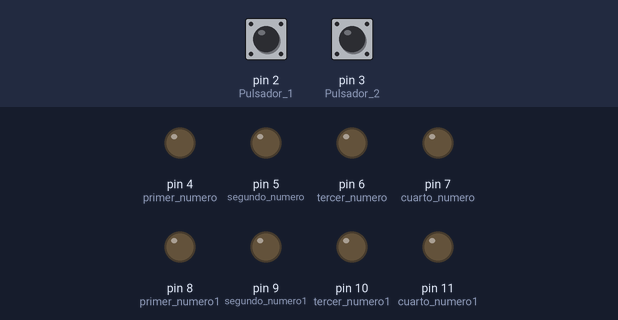
A sketch run on a simulated Arduino Uno, built with avr-gcc and run on an emulated ATmega328P. Shown: output pins drawn as LEDs (lit = HIGH). Inputs (shaded band) come from the test bench; at power-on: pin 2 (Pulsador_1) LOW, pin 3 (Pulsador_2) HIGH.

Above: at 1.2 s.
1.3 s: pin 2 (Pulsador_1) pulled HIGH for 0.15 s
At 2.3 s:
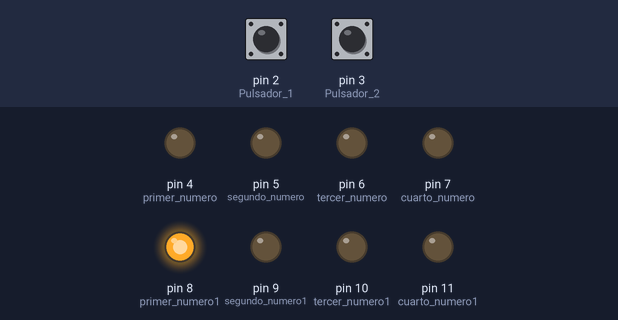
2.9 s: pin 2 (Pulsador_1) pulled HIGH for 1 s
At 3.5 s:
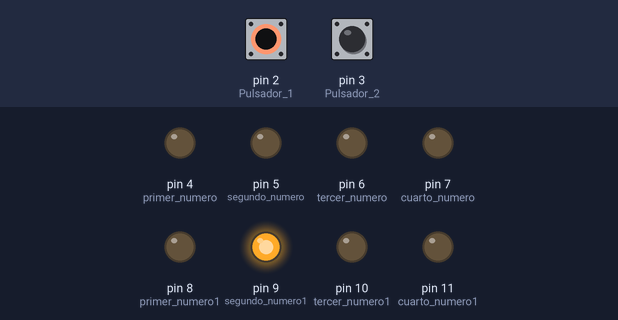
5.4 s: pin 2 (Pulsador_1) pulled HIGH for 0.15 s
At 6.6 s:
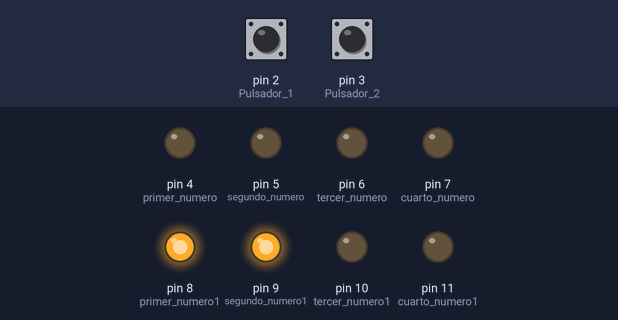
7.0 s: pin 2 (Pulsador_1) pulled HIGH for 3.2 s
At 7.9 s:
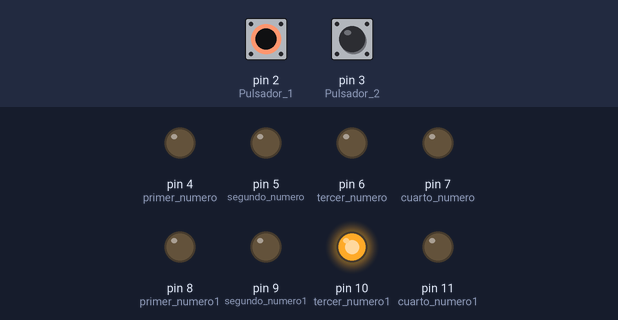
11.7 s: pin 2 (Pulsador_1) pulled HIGH for 0.15 s
At 12.6 s:
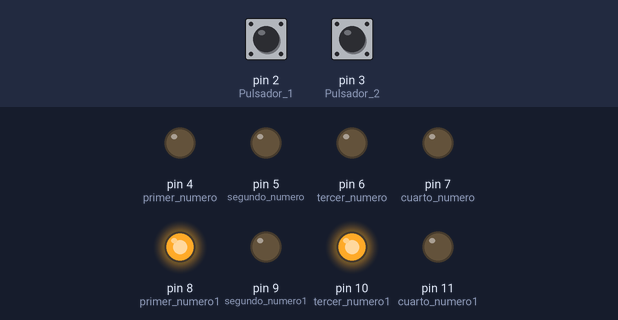
13.3 s: pin 2 (Pulsador_1) pulled HIGH for 1 s
At 13.9 s:
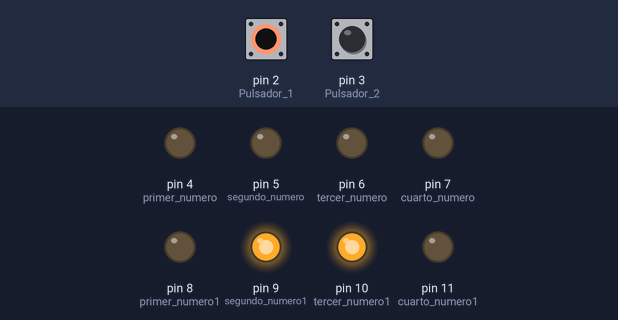
Timing chart, 0 to 16.3 s (numbered marks = the images above; inputs shaded):
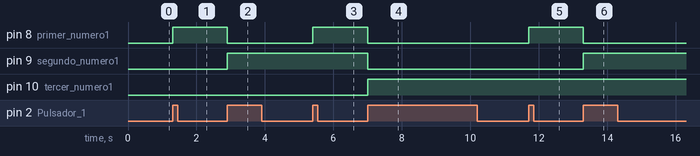

The sketch:

contador_practica_1_bimestre_III.ino
```cpp
#define primer_numero  4
#define segundo_numero 5
#define tercer_numero  6
#define cuarto_numero  7
#define primer_numero1  8
#define segundo_numero1 9
#define tercer_numero1  10
#define cuarto_numero1  11
int Pulsador_1=2;
int Pulsador_2=3;
volatile  int z;
volatile  int Q;
void setup()
{
pinMode(Pulsador_1,INPUT);
pinMode(Pulsador_2,INPUT);
attachInterrupt(digitalPinToInterrupt(2), Interrupcion_Pulsador_1, RISING);
attachInterrupt(digitalPinToInterrupt(3), Interrupcion_Pulsador_2, FALLING);
Serial.begin(9600);
for(int i=4; i<=11; i++)
{
  pinMode(i,OUTPUT);
}

}
void loop()
{
switch(Q){//DECENAS
  case 0:
  digitalWrite(primer_numero,LOW);
  digitalWrite(segundo_numero,LOW);
  digitalWrite(tercer_numero,LOW);
  digitalWrite(cuarto_numero,LOW);
  break;
  case 1:
  digitalWrite(primer_numero,LOW);
  digitalWrite(segundo_numero,LOW);
  digitalWrite(tercer_numero,LOW);
  digitalWrite(cuarto_numero,HIGH);
  break;
  case 2:
  digitalWrite(primer_numero,LOW);
  digitalWrite(segundo_numero,LOW);
  digitalWrite(tercer_numero,HIGH);
  digitalWrite(cuarto_numero,LOW);
  break;
  case 3:
  digitalWrite(primer_numero,LOW);
  digitalWrite(segundo_numero,LOW);
  digitalWrite(tercer_numero,HIGH);
  digitalWrite(cuarto_numero,HIGH);
  break;
  case 4:
  digitalWrite(primer_numero,LOW);
  digitalWrite(segundo_numero,HIGH);
  digitalWrite(tercer_numero,LOW);
  digitalWrite(cuarto_numero,LOW);
  break;
  case 5:
  digitalWrite(primer_numero,LOW);
  digitalWrite(segundo_numero,HIGH);
  digitalWrite(tercer_numero,LOW);
  digitalWrite(cuarto_numero,HIGH);
  break;
}
switch(z){//UNIDADES
   case 0:
  digitalWrite(primer_numero1,LOW);
  digitalWrite(segundo_numero1,LOW);
  digitalWrite(tercer_numero1,LOW);
  digitalWrite(cuarto_numero1,LOW);
  break;

  case 1:
  digitalWrite(primer_numero1,HIGH);
  digitalWrite(segundo_numero1,LOW);
  digitalWrite(tercer_numero1,LOW);
  digitalWrite(cuarto_numero1,LOW);
  break;
   case 2:
  digitalWrite(primer_numero1,LOW);
  digitalWrite(segundo_numero1,HIGH);
  digitalWrite(tercer_numero1,LOW);
  digitalWrite(cuarto_numero1,LOW);
  break;
 case 3:
  digitalWrite(primer_numero1,HIGH);
  digitalWrite(segundo_numero1,HIGH);
  digitalWrite(tercer_numero1,LOW);
  digitalWrite(cuarto_numero1,LOW);
  break;
 case 4:
  digitalWrite(primer_numero1,LOW);
  digitalWrite(segundo_numero1,LOW);
  digitalWrite(tercer_numero1,HIGH);
  digitalWrite(cuarto_numero1,LOW);
  break;
 case 5:
  digitalWrite(primer_numero1,HIGH);
  digitalWrite(segundo_numero1,LOW);
  digitalWrite(tercer_numero1,HIGH);
  digitalWrite(cuarto_numero1,LOW);
  break;
   case 6:
  digitalWrite(primer_numero1,LOW);
  digitalWrite(segundo_numero1,HIGH);
  digitalWrite(tercer_numero1,HIGH);
  digitalWrite(cuarto_numero1,LOW);
  break;
 case 7:
  digitalWrite(primer_numero1,HIGH);
  digitalWrite(segundo_numero1,HIGH);
  digitalWrite(tercer_numero1,HIGH);
  digitalWrite(cuarto_numero1,LOW);
  break;
   case 8:
  digitalWrite(primer_numero1,LOW);
  digitalWrite(segundo_numero1,LOW);
  digitalWrite(tercer_numero1,LOW);
  digitalWrite(cuarto_numero1,HIGH);
  break;
   case 9:
  digitalWrite(primer_numero1,HIGH);
  digitalWrite(segundo_numero1,LOW);
  digitalWrite(tercer_numero1,LOW);
  digitalWrite(cuarto_numero1,HIGH);
  break;
}

}
void Interrupcion_Pulsador_1()
{
if(z<10)
{
 z++;
}
if(z>=10)
{
 z=0;
 Q++;
}
if((Q>4)&&(z>0))
{
 Q=0;
 z=0;
}
}
void Interrupcion_Pulsador_2()
{
 if(z>=0)
 {
  z--;
 }
 if(z<0)
 {
  z=9;
  Q--;
 }
 if(Q<0)
 {
  z=0;
  Q=5;
 }
   }
```

Measured:
- after the input at 1.3 s, pin 8 (primer_numero1): LOW → HIGH at once
- after the input at 2.9 s, pin 8 (primer_numero1): HIGH → LOW at once; pin 9 (segundo_numero1): LOW → HIGH at once
- after the input at 5.4 s, pin 8 (primer_numero1): LOW → HIGH at once
- after the input at 7.0 s, pin 8 (primer_numero1), pin 9 (segundo_numero1): HIGH → LOW at once; pin 10 (tercer_numero1): LOW → HIGH at once
- after the input at 11.7 s, pin 8 (primer_numero1): LOW → HIGH at once
- after the input at 13.3 s, pin 8 (primer_numero1): HIGH → LOW at once; pin 9 (segundo_numero1): LOW → HIGH at once
